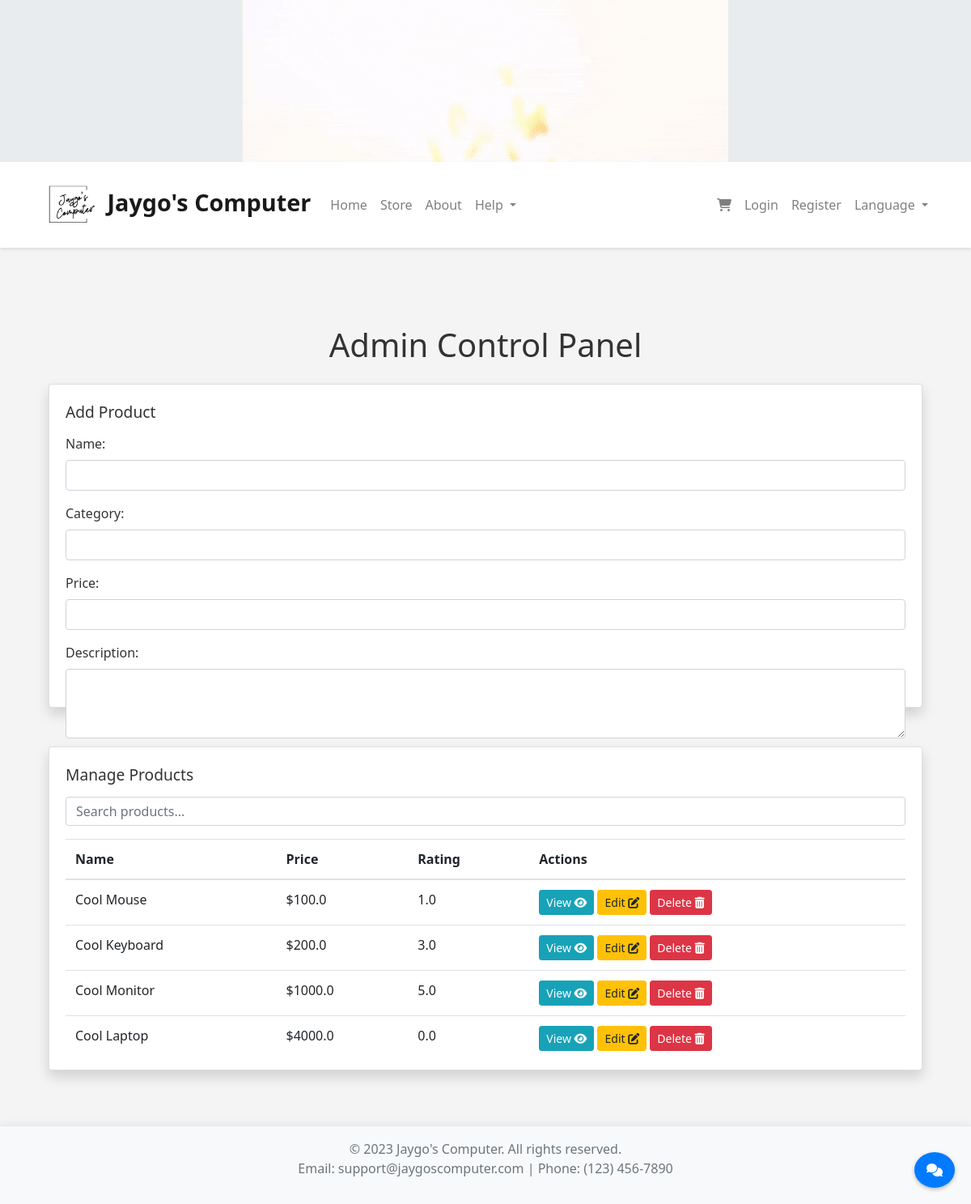
The page /admin on the database as committed earlier.
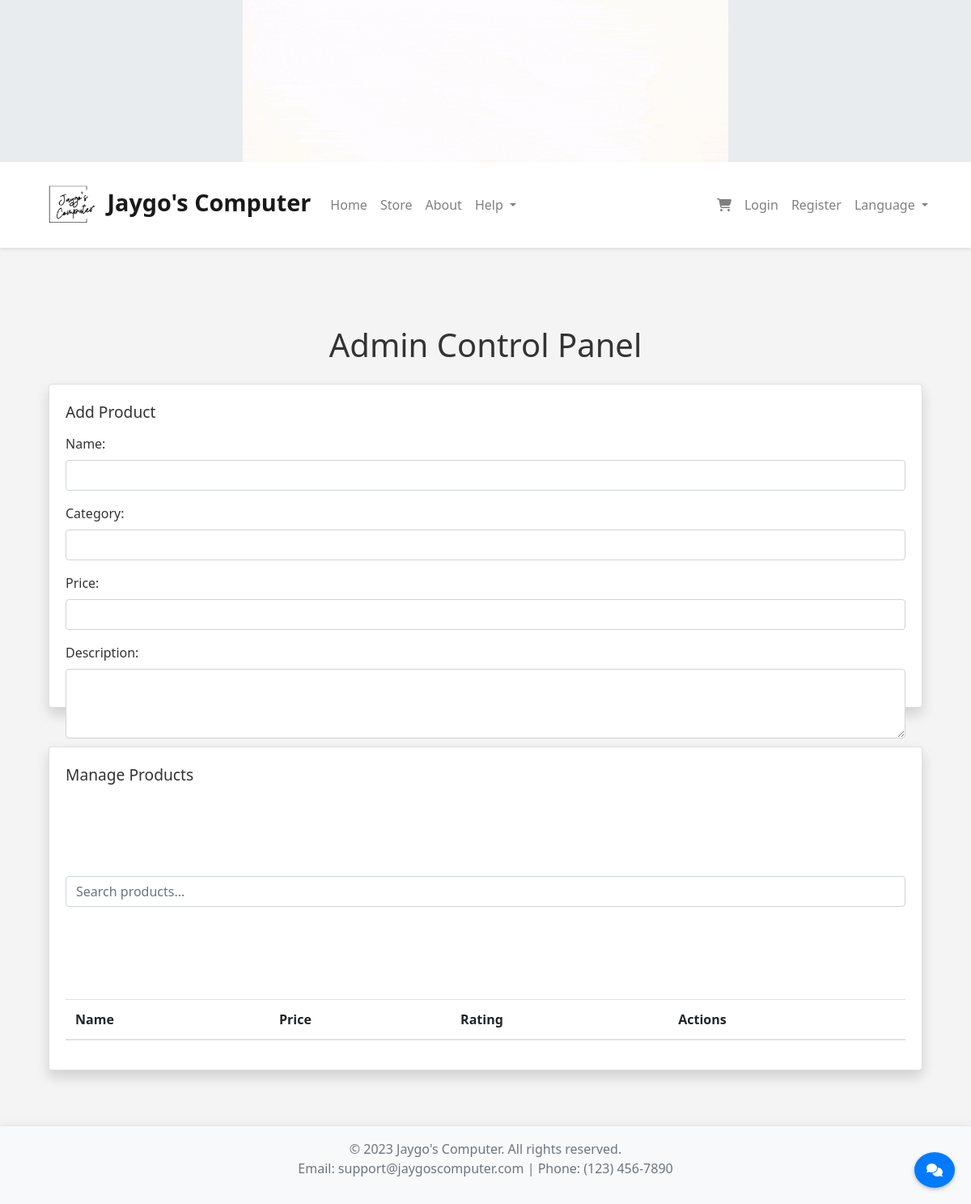
The same page on the database as committed later.
### app.py (models this page shows)
class Product(db.Model):
    id = db.Column(db.Integer, primary_key=True)
    name = db.Column(db.String(100), nullable=False)
    price = db.Column(db.Float, nullable=False)
    rating = db.Column(db.Float, nullable=False, default=0.0)
    num_ratings = db.Column(db.Integer, nullable=False, default=0)
    image_path = db.Column(db.String(255), nullable=True)
    description = db.Column(db.Text)
    latest_product = db.Column(db.Boolean, default=False)
    popular_product = db.Column(db.Boolean, default=False)
    comments = db.relationship('Comment', backref='product', lazy=True)
    category = db.Column(db.String(100), nullable=False)

### app.py (the view, shortened to what this page needs)
@app.route('/admin', methods=['GET', 'POST'])
def admin():
    admin_required()
    products = Product.query.all()
    return render_template('admin.html', products=products)
    products = Product.query.all()
    return render_template('admin.html', products=products)

### app.py (called while the page is built)
def admin_required():
    if not current_user.is_authenticated or not current_user.is_admin:
        flash('You must be an admin to view this page.')
        return redirect(url_for('login'))

@app.context_processor
def inject_username():
    if current_user.is_authenticated:
        return {'username': current_user.username}
    else:
        return {'username': None}

### templates/admin.html (shortened to what this page needs)
{% extends 'base.html' %}
{% block content %}
<div class="container py-5">
  <h1 class="my-4 text-center">Admin Control Panel</h1>
  <div class="card shadow mb-5">
    <div class="card-body">
      <h2 class="card-title">Add Product</h2>
      <form method="POST" action="{{ url_for('admin') }}" enctype="multipart/form-data">
        <div class="mb-3">
          <label for="name" class="form-label">Name:</label>
          <input type="text" class="form-control" name="name" required>
        </div>
        <div class="mb-3">
          <label for="category" class="form-label">Category:</label>
          <input type="text" class="form-control" name="category" required>
        </div>
        <div class="mb-3">
          <label for="price" class="form-label">Price:</label>
          <input type="number" class="form-control" name="price" step="0.01" required>
        </div>
        <div class="mb-3">
          <label for="description" class="form-label">Description:</label>
          <textarea class="form-control" name="description" rows="3" required></textarea>
        </div>
        <div class="mb-3">
          <label for="image" class="form-label">Image:</label>
        </div>
        <div class="form-check mb-3">
          <label class="form-check-label" for="latest_product">Latest Product</label>
        </div>
        <div class="form-check mb-4">
          <label class="form-check-label" for="popular_product">Popular Product</label>
        </div>
        <button type="submit" class="btn btn-primary">Add Product </button>
      </form>
    </div>
  </div>
  <div class="card shadow">
    <div class="card-body">
      <h2 class="card-title">Manage Products</h2>
      <input class="form-control mb-3" id="productSearch" type="text" placeholder="Search products...">
      <table class="table">
        <thead>
          <tr>
            <th>Name</th>
            <th>Price</th>
            <th>Rating</th>
            <th>Actions</th>
          </tr>
        </thead>
        <tbody id="productTableBody">
          {% for product in products %}
          <tr>
            <td>{{ product.name }}</td>
            <td>${{ product.price }}</td>
            <td>{{ product.rating }}</td>
            <td>
              <a href="{{ url_for('view_product', product_id=product.id) }}" class="btn btn-sm btn-info">View <i
                  class="fas fa-eye"></i></a>
              <a href="{{ url_for('edit_product', product_id=product.id) }}" class="btn btn-sm btn-warning">Edit <i
                  class="fas fa-edit"></i></a>
              <button type="button" class="btn btn-sm btn-danger" data-toggle="modal"
                data-target="#deleteModal{{ product.id }}">Delete <i class="fas fa-trash-alt"></i></button>
              {% endfor %}
        </tbody>
      </table>
    </div>
  </div>
</div>
{% endblock %}

Rows that differ between the two databases and show on the page:
removed Product: name "Cool Mouse", price "100.0", rating "1.0"
removed Product: name "Cool Keyboard", price "200.0", rating "3.0"
removed Product: name "Cool Monitor", price "1000.0", rating "5.0"
removed Product: name "Cool Laptop", price "4000.0", rating "0.0"
